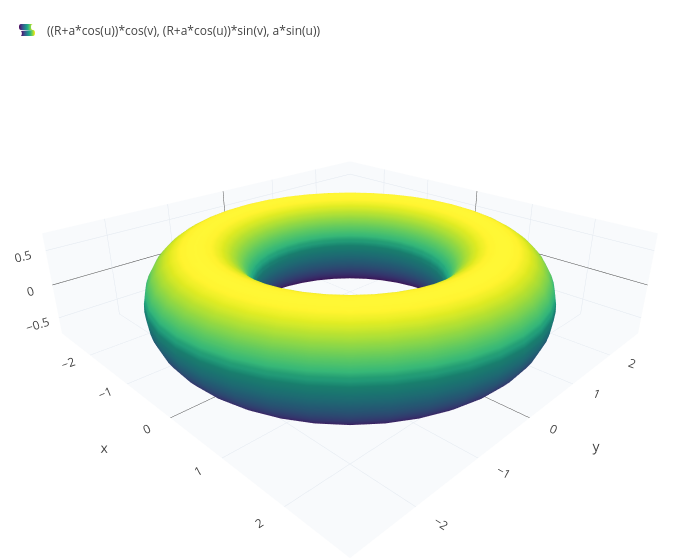

This figure's notebook cell:
### Code cell
surface((R+a*cos(u))*cos(v), (R+a*cos(u))*sin(v), a*sin(u), u, 0, 2*pi, v, 0, 2*pi)

### Figure 1 — Plotly figure (JSON) as saved in the notebook; plotly's stock layout.template omitted (floating-point values rounded to 4 significant figures; data arrays with more than 128 entries replaced by an {"elided": "..."} marker saying what was removed)
{"data": [{"colorscale": "Viridis", "name": "((R+a*cos(u))*cos(v), (R+a*cos(u))*sin(v), a*sin(u))", "opacity": 1, "showlegend": true, "showscale": false, "type": "surface", "x": {"elided": "41x41 float values"}, "y": {"elided": "41x41 float values"}, "z": {"elided": "41x41 float values"}}], "layout": {"height": 560, "legend": {"x": 0.01, "y": 0.99}, "margin": {"b": 0, "l": 0, "r": 0, "t": 10}, "scene": {"aspectmode": "data", "camera": {"eye": {"x": 1.6, "y": -1.6, "z": 1.0}}, "xaxis": {"backgroundcolor": "#f8fafc", "gridcolor": "#e2e8f0", "showbackground": true, "title": {"text": "x"}}, "yaxis": {"backgroundcolor": "#f8fafc", "gridcolor": "#e2e8f0", "showbackground": true, "title": {"text": "y"}}, "zaxis": {"backgroundcolor": "#f8fafc", "gridcolor": "#e2e8f0", "showbackground": true, "title": {"text": "z"}}}, "showlegend": true, "title": {"text": ""}, "width": 700}}
